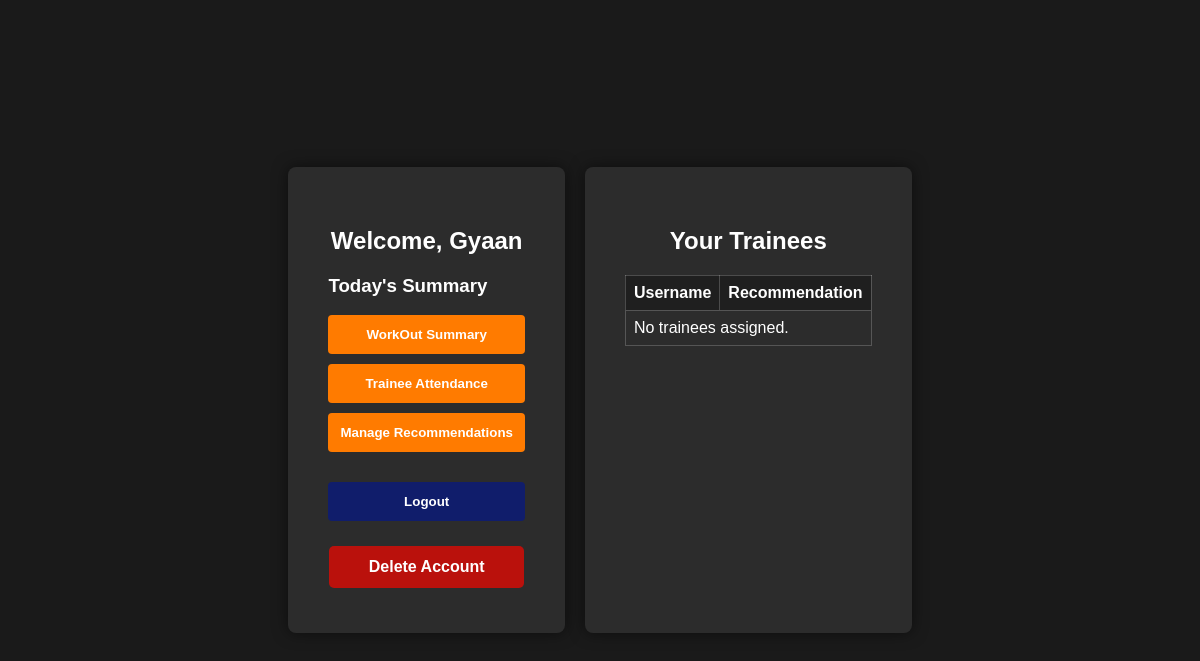
The app's page /trainers/dashboard/ (signed in), older data.
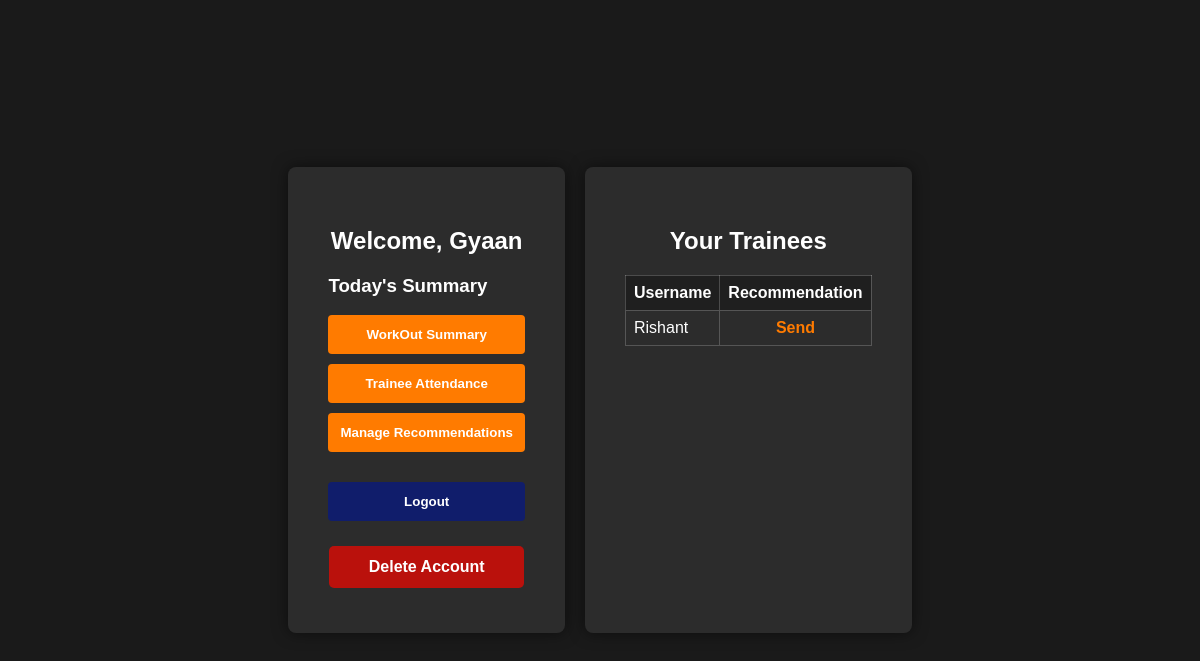
The same page, newer data.
### trainees/models.py (models this page shows, shortened)
class Trainee(models.Model):
    user = models.OneToOneField(CustomUser, on_delete=models.CASCADE, null=True, related_name='trainee_profile')
    trainer = models.ForeignKey(
        CustomUser,
        null=True,
        blank=True,
        on_delete=models.SET_NULL,
        limit_choices_to={'role': 'trainer'},
        related_name='assigned_trainees'
    )

### users/models.py (models this page shows)
class CustomUser(AbstractUser):
    role = models.CharField(max_length=100, choices=(('trainer', 'Trainer'), ('trainee', 'Trainee'), ('admin', 'Admin')))

### trainers/views.py (the view)
# urls.py: path('dashboard/', views.trainer_dashboard, name='trainer_dashboard'),
@login_required
def trainer_dashboard(request):
    trainer = get_object_or_404(Trainer, user=request.user)
    trainees = trainer.get_assigned_trainees()
    todays_activities = trainer.get_todays_activities()
    todays_weights = trainer.get_todays_weight_logs()
    return render(request, 'trainers/dashboard.html', {
        'trainer': trainer,
        'trainees': trainees,
        'todays_activities': todays_activities,
        'todays_weights': todays_weights,
    })

### trainers/models.py (called while the page is built)
    def get_assigned_trainees(self):
        from trainees.models import Trainee
        return Trainee.objects.filter(trainer=self.user)

    def get_todays_activities(self):
        from trainees.models import Activity
        return Activity.objects.filter(date=now().date(), trainee__trainer=self.user)

    def get_todays_weight_logs(self):
        from trainees.models import WeightLog
        return WeightLog.objects.filter(date=now().date(), trainee__trainer=self.user)

### gymmanagement/templates/trainers/dashboard.html (shortened to what this page needs)
{% extends 'users/base.html' %}
{% block content %}
<div class="dashboard-container">
    <div class="login-box">
        <h2>Welcome, {{ user.username }}</h2>
        <div class="section">
            <h3>Today's Summary</h3>
            <form method="post" action="{% url 'trainer_workouts' %}">
                <button type="submit" class="btn" style=" margin-bottom: 10px">WorkOut Summary</button>
            </form>
        </div>
        <div class="section">
            <form method="post" action="{% url 'trainer_attendance' %}">
                <button type="submit" class="btn" style=" margin-bottom: 10px">Trainee Attendance</button>
            </form>
        </div>
        <div class="section">
            <form method="post" action="{% url 'view_recommendations' %}">
                <button type="submit" class="btn" style=" margin-bottom: 10px" class="signup-link">Manage Recommendations</button>
            </form>
        </div>
        <div class="signup-section" >
            <form method="post" action="{% url 'logout' %}">
                <button type="submit" class="btn" style="background-color: #101d6b">Logout</button>
            </form>
        </div>
        <div class="signup-section">
            <a href="{% url 'delete_account' %}" class="btn btn-danger" style="width : 87%">Delete Account</a>
        </div>
    </div>
    <div class="login-box">
        <h2>Your Trainees</h2>
        <div class="section">
            <table class="trainees-table">
                <thead>
                    <tr>
                        <th>Username</th>
                        <th>Recommendation</th>
                    </tr>
                </thead>
                <tbody>
                    {% for trainee in trainees %}
                        <tr>
                            <td>{{ trainee.user.username }}</td>
                            <td><a href="{% url 'push_recommendation' trainee.id %}" class="signup-link">Send</a></td>
                        </tr>
                    {% empty %}
                        <tr><td colspan="4">No trainees assigned.</td></tr>
                    {% endfor %}
                </tbody>
            </table>
        </div>
    </div>
</div>
{% endblock %}

Row changes from the older to the newer data that the page shows:
added Trainee: user.username "Rishant"
Text that changed along with them:
text no longer shown: "No trainees assigned."
